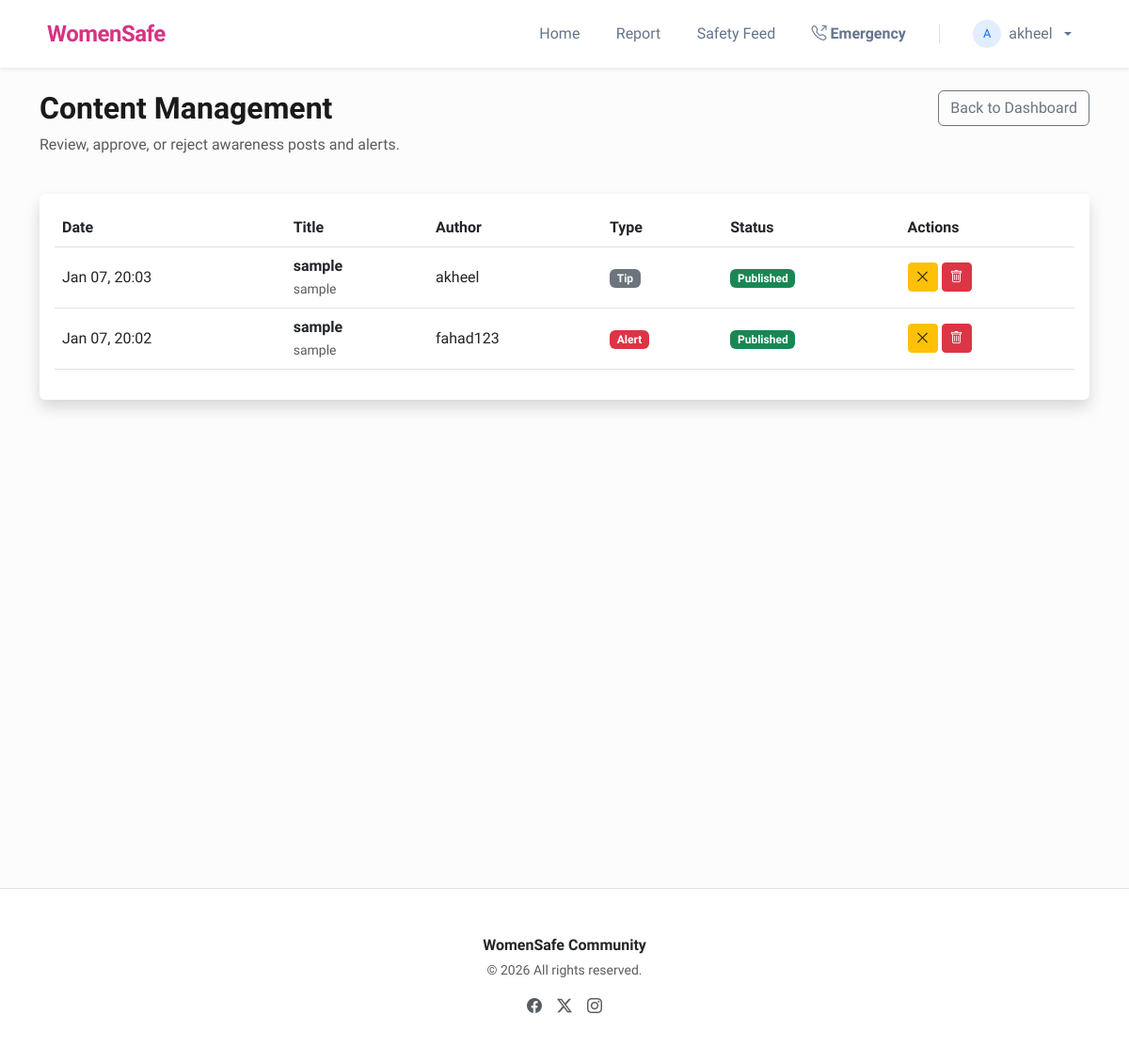
The page /panel/content/ (signed in) on the database its author committed.
### accounts/models.py (models this page shows, shortened)
class User(AbstractUser):
    is_moderator = models.BooleanField(default=False, help_text="Designates whether this user can moderate reports.")
    phone_number = models.CharField(max_length=15, blank=True, null=True)

### awareness/models.py (models this page shows, shortened)
class Post(models.Model):
    STATUS_CHOICES = [
        ('pending', 'Pending Approval'),
        ('published', 'Published'),
        ('rejected', 'Rejected'),
    ]
    title = models.CharField(max_length=200)
    content = models.TextField()
    author = models.ForeignKey(settings.AUTH_USER_MODEL, on_delete=models.CASCADE)
    is_alert = models.BooleanField(default=False, help_text="Urgent Safety Alert.")
    is_announcement = models.BooleanField(default=False, help_text="System-wide Announcement (Admin only).")
    status = models.CharField(max_length=20, choices=STATUS_CHOICES, default='pending')
    created_at = models.DateTimeField(auto_now_add=True)
    updated_at = models.DateTimeField(auto_now=True)

### admin_panel/views.py (the view, shortened to what this page needs)
# urls.py: path('content/', views.content_management, name='content_management'),
@user_passes_test(is_admin, login_url='login')
def content_management(request):
    posts = Post.objects.all().order_by('-created_at')
    return render(request, 'admin_panel/content.html', {'posts': posts})

### admin_panel/views.py (called while the page is built)
def is_admin(user):
    return user.is_authenticated and (user.groups.filter(name='Admins').exists() or user.is_superuser)

### templates/admin_panel/content.html (shortened to what this page needs)
{% extends 'base.html' %}
{% block content %}
<div class="row mb-4">
    <div class="col-md-9">
        <h2 class="fw-bold">Content Management</h2>
        <p class="text-muted">Review, approve, or reject awareness posts and alerts.</p>
    </div>
    <div class="col-md-3 text-end">
        <a href="{% url 'admin_analytics' %}" class="btn btn-outline-secondary">Back to Dashboard</a>
    </div>
</div>
<div class="card shadow border-0">
    <div class="card-body">
        <div class="table-responsive">
            <table class="table table-hover align-middle">
                <thead>
                    <tr>
                        <th>Date</th>
                        <th>Title</th>
                        <th>Author</th>
                        <th>Type</th>
                        <th>Status</th>
                        <th>Actions</th>
                    </tr>
                </thead>
                <tbody>
                    {% for post in posts %}
                    <tr class="{% if post.status == 'pending' %}table-warning{% endif %}">
                        <td>{{ post.created_at|date:"M d, H:i" }}</td>
                        <td>
                            <strong>{{ post.title }}</strong>
                            <br>
                            <small class="text-muted">{{ post.content|truncatechars:50 }}</small>
                        </td>
                        <td>{{ post.author.username }}</td>
                        <td>
                            {% if post.is_alert %}
                            <span class="badge bg-danger">Alert</span>
                            {% elif post.is_announcement %}
                            <span class="badge bg-info text-dark">Announcement</span>
                            {% else %}
                            <span class="badge bg-secondary">Tip</span>
                            {% endif %}
                        </td>
                        <td>
                            {% if post.status == 'published' %}
                            <span class="badge bg-success">Published</span>
                            {% elif post.status == 'pending' %}
                            <span class="badge bg-warning text-dark">Pending</span>
                            {% else %}
                            <span class="badge bg-danger">Rejected</span>
                            {% endif %}
                        </td>
                        <td>
                            <form method="post" class="d-inline-flex gap-1">
                                {% if post.status != 'rejected' %}
                                <button type="submit" name="action" value="reject" class="btn btn-sm btn-warning"
                                    title="Reject">
                                    <i class="bi bi-x-lg"></i>
                                </button>
                                {% endif %}
                                <button type="submit" name="action" value="delete" class="btn btn-sm btn-danger"
                                    title="Delete" onclick="return confirm('Delete this post permanently?');">
                                    <i class="bi bi-trash"></i>
                                </button>
                            </form>
                        </td>
                    </tr>
                    {% empty %}
                    <tr>
                        <td colspan="6" class="text-center py-4">No content found.</td>
                    </tr>
                    {% endfor %}
                </tbody>
            </table>
        </div>
    </div>
</div>
{% endblock %}

### templates/base.html (shortened to what this page needs)
<!DOCTYPE html>
<html lang="en">
<head>
    <link href="https://cdn.jsdelivr.net/npm/bootstrap@5.3.0/dist/css/bootstrap.min.css" rel="stylesheet">
    <link href="https://cdn.jsdelivr.net/npm/bootstrap-icons@1.11.0/font/bootstrap-icons.css" rel="stylesheet">
</head>
<body>
    <nav class="navbar navbar-expand-lg navbar-light bg-white sticky-top shadow-sm">
        <div class="container">
            <a class="navbar-brand d-flex align-items-center" href="/">
                WomenSafe
            </a>
            <div class="collapse navbar-collapse" id="navbarNav">
                <ul class="navbar-nav ms-auto align-items-center">
                    <li class="nav-item">
                        <a class="nav-link {% if request.path == '/' %}active{% endif %}" href="/">Home</a>
                    </li>
                    <li class="nav-item">
                        <a class="nav-link {% if 'create' in request.path %}active{% endif %}" href="{% url 'create_report' %}">Report</a>
                    </li>
                    <li class="nav-item">
                        <a class="nav-link {% if 'awareness' in request.path %}active{% endif %}" href="{% url 'awareness_feed' %}">Safety Feed</a>
                    </li>
                    <li class="nav-item">
                        <a class="nav-link text-danger fw-bold {% if 'emergency' in request.path %}active{% endif %}" href="{% url 'emergency_contacts' %}">
                            <i class="bi bi-telephone-outbound me-1"></i>Emergency
                        </a>
                    </li>
                    {% if user.is_authenticated %}
                        <li class="nav-item dropdown">
                            <a class="nav-link dropdown-toggle d-flex align-items-center gap-2" href="#" id="userDropdown" role="button" data-bs-toggle="dropdown">
                                <div class="bg-soft-primary rounded-circle d-flex align-items-center justify-content-center" style="width: 30px; height: 30px; font-size: 0.8rem;">
                                    {{ user.username|slice:":1"|upper }}
                                </div>
                                {{ user.username }}
                            </a>
                        </li>
                    {% endif %}
                </ul>
            </div>
        </div>
    </nav>
    <main class="container mt-4 min-vh-100">
        {% block content %}{% endblock %}
    </main>
    <footer class="bg-white py-5 mt-5 border-top">
        <div class="container text-center">
            <p class="text-dark fw-bold mb-1">WomenSafe Community</p>
            <p class="text-muted small">&copy; {% now "Y" %} All rights reserved.</p>
            <div class="d-flex justify-content-center gap-3 mt-3">
                <a href="#" class="text-muted"><i class="bi bi-facebook"></i></a>
                <a href="#" class="text-muted"><i class="bi bi-twitter-x"></i></a>
                <a href="#" class="text-muted"><i class="bi bi-instagram"></i></a>
            </div>
        </div>
    </footer>
</body>
</html>

### templates/base.html (style rules this page uses)
:root { --ws-pink: #d63384; --ws-pink-hover: #bc2a71; --ws-light-pink: #fdf2f8; }
body { font-family: 'Plus Jakarta Sans', sans-serif; background-color: #fcfcfd; color: #1a1a1a; }
.navbar { padding: 0.8rem 0; transition: all 0.3s ease; }
.navbar-brand { font-weight: 800; letter-spacing: -0.5px; color: var(--ws-pink) !important; font-size: 1.5rem; }
.nav-link { font-weight: 500; color: #64748b !important; padding: 0.5rem 1.2rem !important; border-radius: 8px; transition: all 0.2s ease; position: relative; }
.bg-soft-primary { background-color: rgba(13, 110, 253, 0.12) !important; color: #0d6efd !important; }

### rows shown on the page
User: username "A", username "akheel"
Post: created_at "Jan 07, 20:03", title "sample", content "sample", author.username "akheel", is_alert "Tip", status "Published"
Post: created_at "Jan 07, 20:02", title "sample", content "sample", author.username "fahad123", is_alert "Alert", status "Published"
